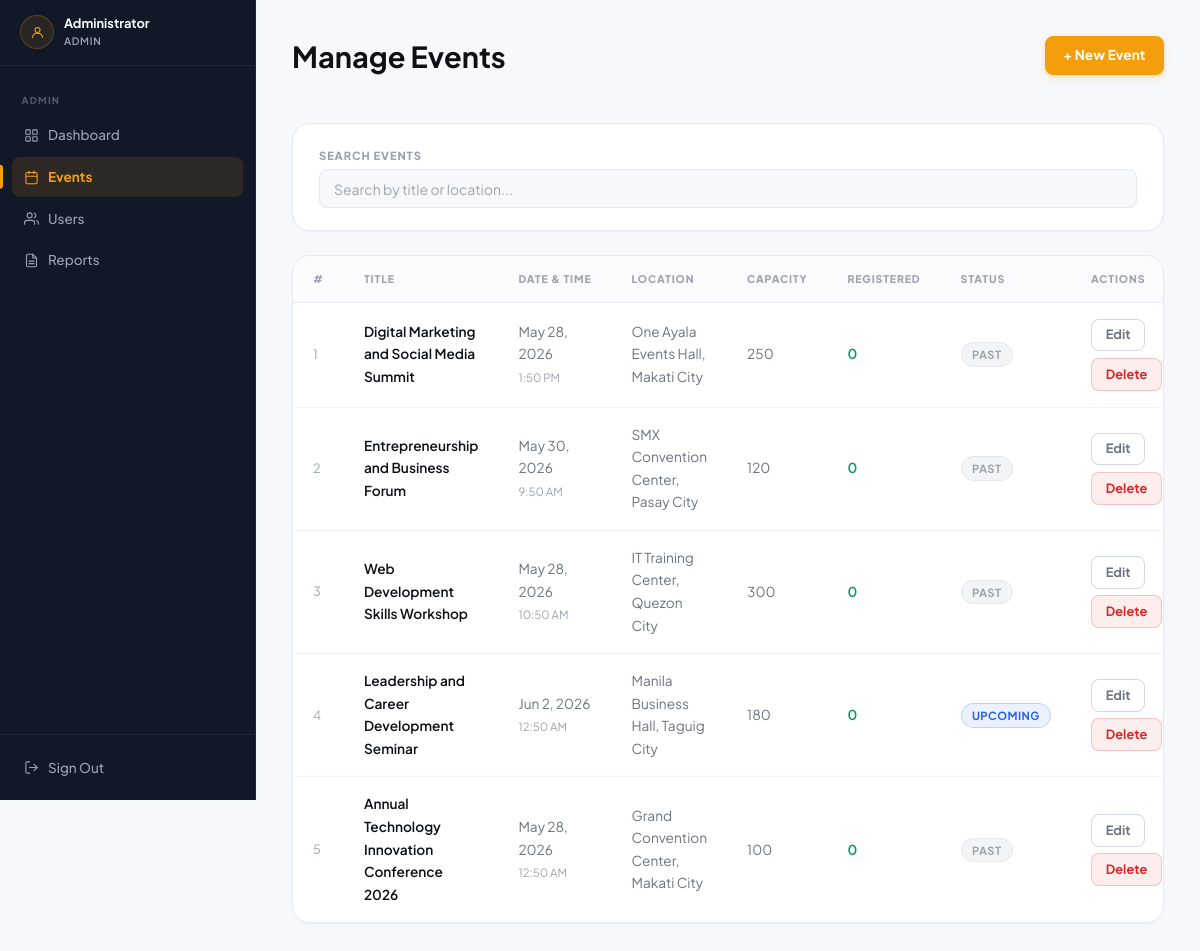
/admin/events.php (signed in), run on the app's committed database.
### tables this page shows
CREATE TABLE `events` (
  `id` int(11) NOT NULL,
  `title` varchar(200) NOT NULL,
  `description` text DEFAULT NULL,
  `date` date NOT NULL,
  `time` time NOT NULL,
  `location` varchar(255) NOT NULL,
  `capacity` int(11) DEFAULT 100,
  `created_at` timestamp NOT NULL DEFAULT current_timestamp()
);

### admin/events.php (the view, shortened to what this page needs)
<?php
$conn = getConnection();
$events = $conn->query("
    SELECT e.*, COUNT(r.id) AS reg_count
    FROM events e
    LEFT JOIN registrations r ON e.id = r.event_id
    GROUP BY e.id
    ORDER BY e.created_at DESC
")->fetch_all(MYSQLI_ASSOC);
include __DIR__ . '/../includes/header.php';
?>
<div class="page-wrap">
    <div class="page-header" style="margin-bottom:1.75rem;">
        <div>
            <h1>Manage Events</h1>
        </div>
        <button type="button" class="btn btn-primary" data-modal-open="createEventModal">+ New Event</button>
    </div>
    <div class="search-bar">
        <div class="search-group">
            <label class="form-label" for="searchInput">Search Events</label>
            <input type="text" id="searchInput" class="form-control" placeholder="Search by title or location...">
        </div>
    </div>
    <?php if (empty($events)): ?>
        <div class="empty-state">
            <div class="empty-icon">📭</div>
            <h3>No events yet</h3>
            <p>Create your first event to get started.</p>
            <button type="button" class="btn btn-primary" style="margin-top:1rem;" data-modal-open="createEventModal">+ Create Event</button>
        </div>
    <?php else: ?>
        <div class="table-wrap">
            <table>
                <thead>
                    <tr>
                        <th>#</th>
                        <th>Title</th>
                        <th>Date &amp; Time</th>
                        <th>Location</th>
                        <th>Capacity</th>
                        <th>Registered</th>
                        <th>Status</th>
                        <th>Actions</th>
                    </tr>
                </thead>
                <tbody>
                    <?php foreach ($events as $i => $ev): ?>
                    <?php
                        $evId = (int) $ev['id'];
                        $evTitle = htmlspecialchars($ev['title'], ENT_QUOTES | ENT_SUBSTITUTE, 'UTF-8');
                        $evDesc = htmlspecialchars($ev['description'] ?? '', ENT_QUOTES | ENT_SUBSTITUTE, 'UTF-8');
                        $evLocation = htmlspecialchars($ev['location'], ENT_QUOTES | ENT_SUBSTITUTE, 'UTF-8');
                        $evCapacity = (int) $ev['capacity'];
                        $evRegCount = (int) $ev['reg_count'];
                        $evDate = $ev['date'];
                        $evTime = !empty($ev['time']) ? substr($ev['time'], 0, 5) : '';
                        $evDateFmt = $evDate ? date('M j, Y', strtotime($evDate)) : '—';
                        $evTimeFmt = $evTime ? date('g:i A', strtotime($evTime))  : '—';
                        $isUpcoming = $evDate && strtotime($evDate) >= strtotime('today');
                        $searchStr = htmlspecialchars(strtolower($ev['title'] . ' ' . $ev['location']), ENT_QUOTES, 'UTF-8');
                    ?>
                    <tr data-search="<?= $searchStr ?>">
                        <td style="color:var(--text-m); font-size:0.8rem;"><?= $i + 1 ?></td>
                        <td class="td-primary"><?= htmlspecialchars($ev['title'], ENT_SUBSTITUTE, 'UTF-8') ?></td>
                        <td><?= $evDateFmt ?><br><small style="color:var(--text-m);"><?= $evTimeFmt ?></small></td>
                        <td><?= htmlspecialchars($ev['location'], ENT_SUBSTITUTE, 'UTF-8') ?></td>
                        <td><?= $evCapacity ?></td>
                        <td>
                            <span style="color:<?= $evRegCount >= $evCapacity ? 'var(--red)' : 'var(--green)' ?>; font-weight:600;">
                                <?= $evRegCount ?>
                            </span>
                        </td>
                        <td>
                            <?php if ($isUpcoming): ?>
                                <span class="badge badge-upcoming">Upcoming</span>
                            <?php else: ?>
                                <span class="badge badge-past">Past</span>
                            <?php endif; ?>
                        </td>
                        <td>
                            <div style="display:flex; gap:0.4rem; flex-wrap:wrap;">
                                <button type="button" class="btn btn-ghost btn-sm btn-edit-event"
                                    data-id="<?= $evId ?>"
                                    data-title="<?= $evTitle ?>"
                                    data-desc="<?= $evDesc ?>"
                                    data-date="<?= htmlspecialchars($evDate, ENT_QUOTES, 'UTF-8') ?>"
                                    data-time="<?= htmlspecialchars($evTime, ENT_QUOTES, 'UTF-8') ?>"
                                    data-location="<?= $evLocation ?>"
                                    data-capacity="<?= $evCapacity ?>">
                                    Edit
                                </button>
                                <a href="/event-system/actions/event_action.php?action=delete&amp;id=<?= $evId ?>"
                                    class="btn btn-danger btn-sm btn-confirm-delete">Delete</a>
                            </div>
                        </td>
                    </tr>
                    <?php endforeach; ?>
                </tbody>
            </table>
        </div>
    <?php endif; ?>
</div>

### data on the page
events: title "Digital Marketing and Social Media Summit", date "May 28, 2026", time "1:50 PM", location "One Ayala Events Hall, Makati City", capacity "250", evRegCount "0", shows "PAST"
events: title "Entrepreneurship and Business Forum", date "May 30, 2026", time "9:50 AM", location "SMX Convention Center, Pasay City", capacity "120", evRegCount "0", shows "PAST"
events: title "Web Development Skills Workshop", date "May 28, 2026", time "10:50 AM", location "IT Training Center, Quezon City", capacity "300", evRegCount "0", shows "PAST"
events: title "Leadership and Career Development Seminar", date "Jun 2, 2026", time "12:50 AM", location "Manila Business Hall, Taguig City", capacity "180", evRegCount "0", shows "UPCOMING"
events: title "Annual Technology Innovation Conference 2026", date "May 28, 2026", time "12:50 AM", location "Grand Convention Center, Makati City", capacity "100", evRegCount "0", shows "PAST"

### other printed values
$userName "Administrator"
$userRole "ADMIN"
